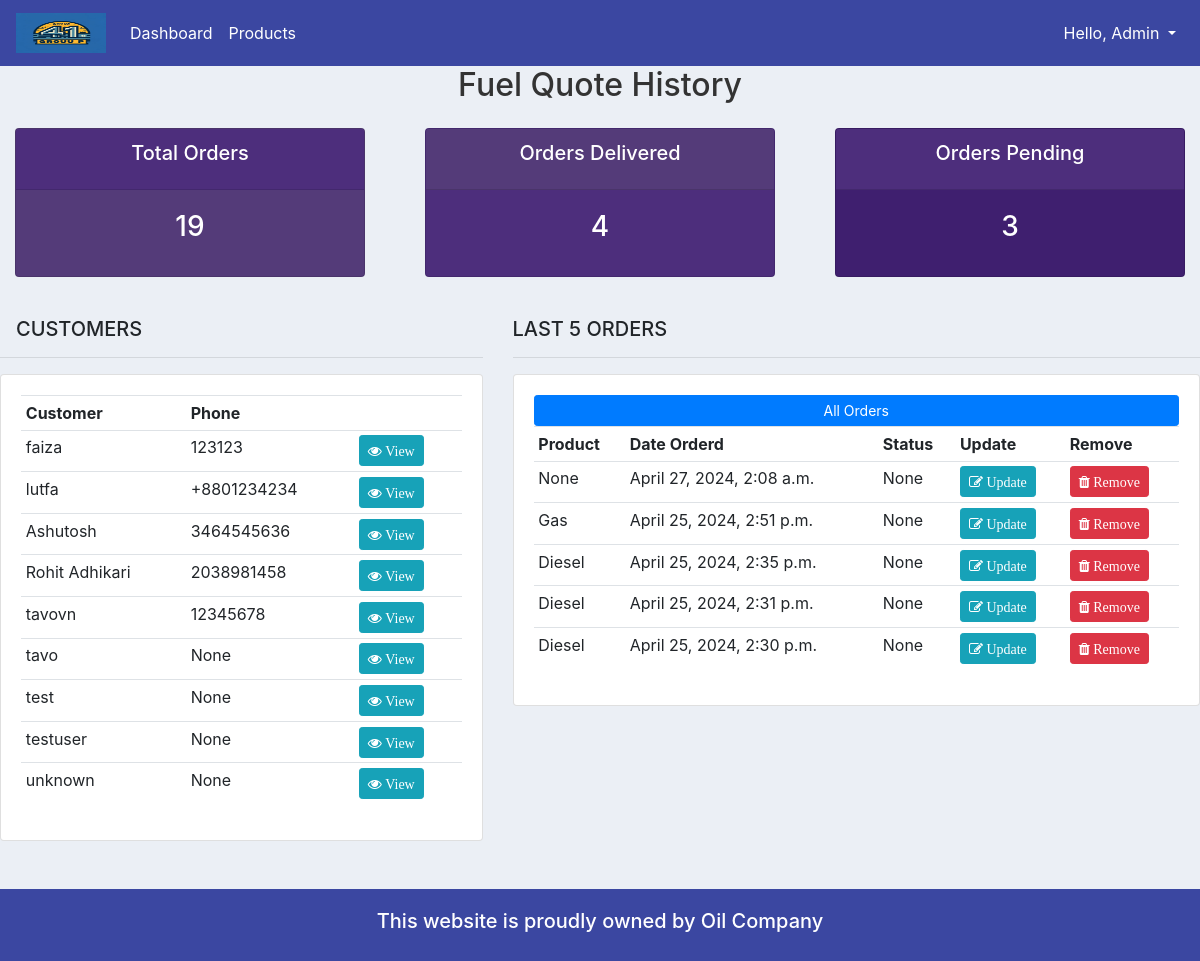
The app's page / (signed in) with its own data.
### accounts/models.py (models this page shows, shortened)
class Customer(models.Model):
    user = models.OneToOneField(User, null=True, blank=True, on_delete=models.CASCADE) # one to one relationships(one customer can have one user and one user can have one customer)
    name = models.CharField(max_length=200, null=True)
    phone = models.CharField(max_length=200, null=True)
    email = models.CharField(max_length=200, null=True)
    profile_pic = models.ImageField(default="profile1.png", null=True, blank=True)
    date_created = models.DateTimeField(auto_now_add=True, null=True)

class Order(models.Model):
    STATUS = (
        ('Pending', 'Pending'),
        ('Out for delivery', 'Out for delivery'),
        ('Delivered', 'Delivered'),
    )
    customer = models.ForeignKey(Customer, null=True, on_delete=models.SET_NULL) # one to many relationships
    product = models.ForeignKey(Product, null=True, on_delete=models.SET_NULL) # one to many relationships
    date_created = models.DateTimeField(auto_now_add=True, null=True)
    status = models.CharField(max_length=200, null=True, choices=STATUS)
    note = models.CharField(max_length=1000, null=True) # for custom Search
    price = models.CharField(max_length=1000, null=True) # for custom Search
    delivery_date = models.DateField(null=True, blank=True)
    delivery_address = models.CharField(max_length=200, null=True)  # New field
    city = models.CharField(max_length=100, null=True)  # New field
    state = models.CharField(max_length=100, null=True)  # New field
    zip_code = models.CharField(max_length=20, null=True)  # New field
    gallons_requested = models.FloatField(null=True)
    has_history = models.BooleanField(null=True)
    suggested_price = models.FloatField(null=True)
    total_amount = models.FloatField(null=True)

class Product(models.Model):
    CATEGORY = (
        ('Indoor', 'Indoor'),
        ('Out Door', 'Out Door'),
    )
    name = models.CharField(max_length=200, null=True)
    price = models.FloatField(null=True)
    category = models.CharField(max_length=200, null=True, choices=CATEGORY)
    description = models.CharField(max_length=200, null=True, blank=True)
    date_created = models.DateTimeField(auto_now_add=True, null=True)
    tags = models.ManyToManyField(Tag) # Many to Many relationships
    def __str__(self):
        return self.name

### accounts/decorators.py (the view)
	def wrapper_function(request, *args, **kwargs):
		group = None
		if request.user.groups.exists():
			group = request.user.groups.all()[0].name
		if group == 'customer':
			return redirect('user-page')
		if group == 'admin':
			return view_func(request, *args, **kwargs)

### accounts/views.py (called while the page is built)
@login_required(login_url='login')
@admin_only
def home(request):
    last_five_orders = Order.objects.all().order_by('-date_created')[:5]
    orders = Order.objects.all()
    customers = Customer.objects.all()
    total_customers = customers.count()
    total_orders = orders.count()
    delivered = orders.filter(status='Delivered').count()
    pending = orders.filter(status='Pending').count()
    context = {
        'last_five_orders': last_five_orders,
        'orders': orders,
        'customers': customers,
        'total_customers': total_customers,
        'total_orders': total_orders,
        'delivered': delivered,
        'pending': pending
    }
    return render(request, 'accounts/dashboard.html', context)

### accounts/templates/accounts/dashboard.html
{% extends 'accounts/main.html' %}
{% block content %}
{% include 'accounts/status.html' %}
<br>
<div class="row">
	<div class="col-md-5">
		<h5 class="ml-3">CUSTOMERS</h5>
		<hr>
		<div class="card card-body">
			<table class="table table-sm">
				<tr>
					<th>Customer</th>
					<th>Phone</th>
					<th></th>
				</tr>
				{% for customer in customers %}
					<tr>
						<td>{{ customer.name }}</td>
						<td>{{ customer.phone }}</td>
						<td><a class="btn btn-sm btn-info" href="{% url 'customer' customer.id %}"><i class="fa fa-eye"> View</i></a></td>
					</tr>
				{% endfor %}
			</table>
		</div>
	</div>
	<div class="col-md-7">
		<h5>LAST 5 ORDERS</h5>
		<hr>
		<div class="card card-body">
			<table class="table table-sm">
				<tr>
					<th>Product</th>
					<th>Date Orderd</th>
					<th>Status</th>
					<th>Update</th>
					<th>Remove</th>
				</tr>
				{% for order in last_five_orders %}
					<tr>
						<td>{{ order.product }}</td>
						<td>{{ order.date_created }}</td>
						<td>{{ order.status }}</td>
						<td><a class="btn btn-sm btn-info" href="{% url 'updateOrder' order.id %}"><i class="fa fa-edit"> Update</i></a></td>
						<td><a class="btn btn-sm btn-danger" href="{% url 'delete_order' order.id %}"><i class="fa fa-trash"> Remove</i></a></td>
					</tr>
				{% endfor %}
				<a class="btn btn-primary btn-sm btn-block" href="{% url 'allOrders' %}">All Orders</a>
			</table>
		</div>
	</div>
</div>
{% endblock %}

### accounts/templates/accounts/navbar.html (shortened to what this page needs)
{% load static %}
{% load qr_code %}
<nav class="navbar navbar-expand-lg navbar-dark" style="background-color: #3B47A1;">
  <a class="navbar-brand" href="{% url 'home' %}">
    <img src="{% static 'images/logo1.png' %}" width="90" height="40" alt="">
  </a>
  <div class="collapse navbar-collapse" id="navbarSupportedContent">
    <ul class="navbar-nav mr-auto">
      {% if request.user.is_staff %}
      <li class="nav-item active">
        <a class="nav-link" href="{% url 'home' %}">Dashboard</a>
      </li>
      <li class="nav-item active">
        <a class="nav-link" href="{% url 'products' %}">Products</a>
      </li>
      {% endif %}
    </ul>
    <ul class="navbar-nav">
      <li class="nav-item dropdown">
        <a class="nav-link dropdown-toggle" href="#" id="navbarDropdown" role="button" data-toggle="dropdown"
          aria-haspopup="true" aria-expanded="false" style="color: #fff;">
          Hello, {{request.user}}
        </a>
      </li>
    </ul>
  </div>
</nav>

### static/css/main.css (style rules this page uses)
body { background-color: #ebeff5; }

### records on screen
Customer: name "faiza", phone "123123"
Customer: name "lutfa", phone "+8801234234"
Customer: name "Ashutosh", phone "3464545636"
Customer: name "Rohit Adhikari", phone "2038981458"
Customer: name "tavovn", phone "12345678"
Customer: name "tavo", phone "None"
Customer: name "test", phone "None"
Customer: name "testuser", phone "None"
Customer: name "unknown", phone "None"
Order: product "None", date_created "April 27, 2024, 2:08 a.m.", status "None"
Order: product "Gas", date_created "April 25, 2024, 2:51 p.m.", status "None"
Order: product "Diesel", date_created "April 25, 2024, 2:35 p.m.", status "None"
Order: product "Diesel", date_created "April 25, 2024, 2:31 p.m.", status "None"
Order: product "Diesel", date_created "April 25, 2024, 2:30 p.m.", status "None"

### other values on screen
{{ request.user }} "Admin"
{{ total_orders }} "19"
{{ delivered }} "4"
{{ pending }} "3"
